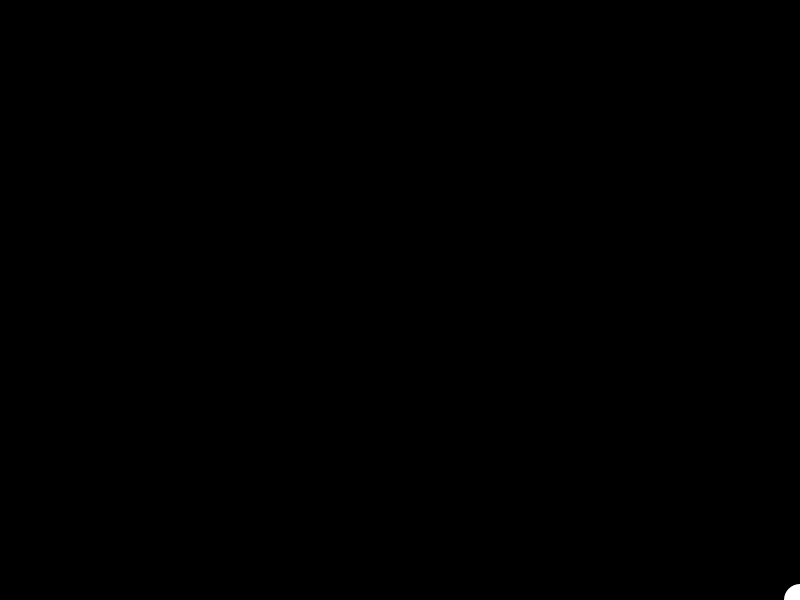
Frame 1 (no input)
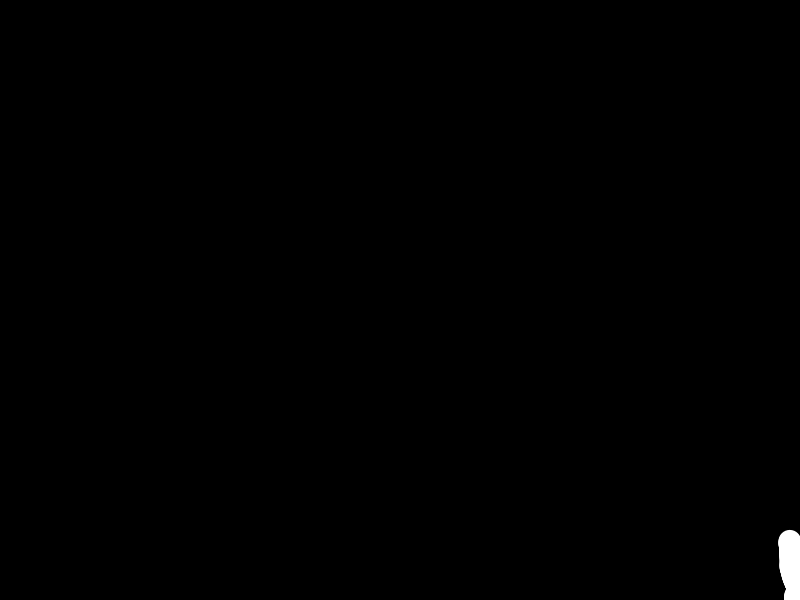
Frame 60 (the mouse pressed at the canvas centre just before this capture)
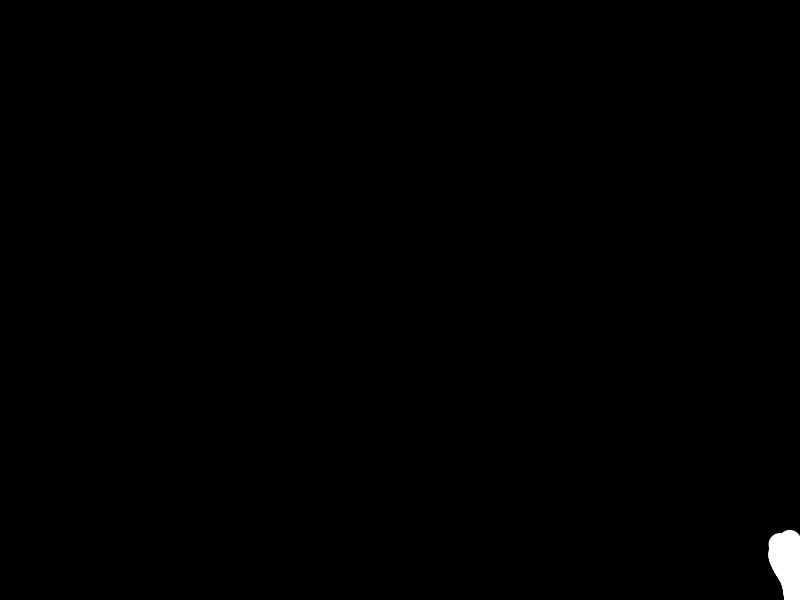
Frame 120 (the mouse held since frame 60 and released just before this capture)

The Processing sketch that drew these frames (run headless with seeded random() and noise(); from frame 60 on, the mouse is pressed at the canvas centre):

// Processing sketch: tree
// ── tree.pde
pathfinder[] paths;
void setup() {
  size(800, 600);
  background(0);
  ellipseMode(CENTER);
  fill(255);
  noStroke();
  smooth();
  paths = new pathfinder[1];
  paths[0] = new pathfinder();
}
void draw() {
  for (int i=0;i<paths.length;i++) {
    PVector loc = paths[i].location;
    float diam = paths[i].diameter;
    ellipse(loc.x, loc.y, diam, diam);
    paths[i].update();
  }
}
void mousePressed() {
  background(0);
  paths = new pathfinder[1];
  paths[0] = new pathfinder();
}
// ── pathfinder.pde
class pathfinder {
  PVector location;
  PVector velocity;
  float diameter;
  
  pathfinder() {
    location = new PVector(width, height);
    velocity = new PVector(0, -1);
    diameter = 32;
  }
  
  //calculates new diameter for branch(consists of many ellipses)
  pathfinder(pathfinder parent) {
    location = parent.location.get();
    velocity = parent.velocity.get();
    float area = PI*sq(parent.diameter/2);
    float newDiam = sqrt(area/2/PI)*2;
    diameter = newDiam;
    parent.diameter = newDiam;
  }
  
  void update() {
    
    if (diameter>0.5) {
      location.add(velocity);
      
      //prevents tree from growing outside of screen. It grows diagonally upward when
      //branches are thicker and stops growing if it hits the edge when branches are thin.
      if (location.x > width) {
        if (diameter > 20){
        PVector bump = new PVector(random(-1, 0), random(-1, 0));
        bump.mult(0.1);
        velocity.add(bump);
        velocity.normalize();
        }
        
        else {
          velocity.set(0, 0, 0); 
        }
      }
      
      else {
        PVector bump = new PVector(random(-1, 1), random(-1, 1));
        bump.mult(0.1);
        velocity.add(bump);
        velocity.normalize();
      }
      
     //splits existing branch to create new branches 2% of the time
      if (random(0, 1)<0.02) {
        paths = (pathfinder[]) append(paths, new pathfinder(this));
      }
    }
  }
}
